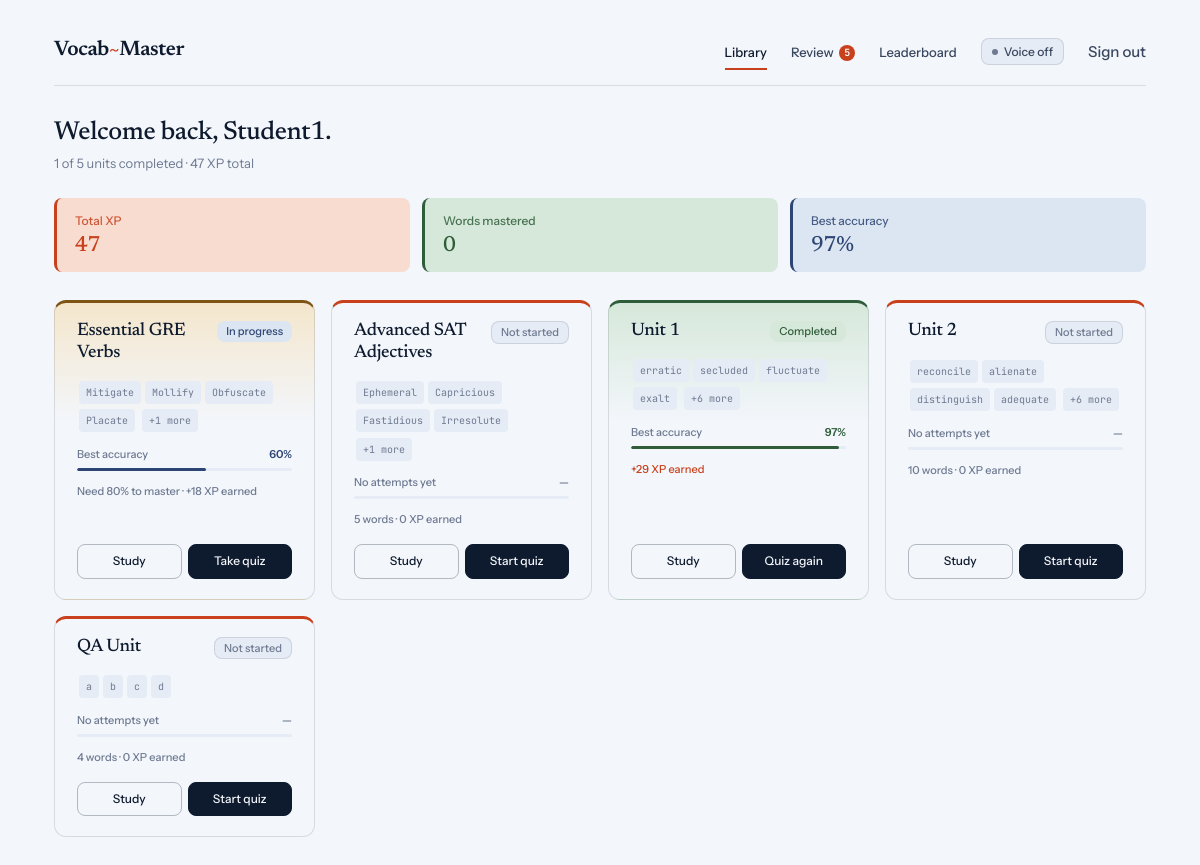
Page /learn/ (signed in) on the committed database.
### vocab/models.py (models this page shows, shortened)
class Profile(models.Model):
    user = models.OneToOneField(User, on_delete=models.CASCADE)
    total_score = models.IntegerField(default=0)
    words_mastered = models.IntegerField(default=0)

class UnitProgress(models.Model):
    user = models.ForeignKey(User, on_delete=models.CASCADE)
    unit = models.ForeignKey(Unit, on_delete=models.CASCADE)
    is_completed = models.BooleanField(default=False)
    accuracy = models.FloatField(default=0.0)
    class Meta:
        unique_together = ('user', 'unit')

class Unit(models.Model):
    title = models.CharField(max_length=150)
    slug = models.SlugField(unique=True, blank=True)

class Flashcard(models.Model):
    unit = models.ForeignKey(Unit, on_delete=models.CASCADE, related_name='flashcards', null=True, blank=True)
    word = models.CharField(max_length=100)
    definition = models.TextField()
    part_of_speech = models.CharField(max_length=40, blank=True)
    ipa = models.CharField(max_length=120, blank=True, verbose_name='IPA pronunciation')
    example = models.TextField(blank=True, verbose_name='Example sentence')

### vocab/views.py (the view)
# urls.py: path('learn/', views.unit_hub, name='unit_hub'),
@login_required(login_url='login')
def unit_hub(request):
    units = list(Unit.objects.prefetch_related('flashcards').all())
    progress_by_unit = {
        p.unit_id: p
        for p in UnitProgress.objects.filter(user=request.user)
    }
    units_with_progress = []
    completed_count = 0
    best_accuracy = 0.0
    for u in units:
        p = progress_by_unit.get(u.id)
        if p and p.is_completed:
            completed_count += 1
        if p and p.accuracy and p.accuracy > best_accuracy:
            best_accuracy = p.accuracy
        flashcards = list(u.flashcards.all())
        accuracy = (p.accuracy if p else 0.0) or 0.0
        xp_earned = int(round(XP_PER_UNIT * (accuracy / 100)))
        units_with_progress.append({
            'unit': u,
            'progress': p,
            'preview_words': [f.word for f in flashcards[:4]],
            'extra_words': max(0, len(flashcards) - 4),
            'total_words': len(flashcards),
            'xp_earned': xp_earned,
        })
    profile = _get_or_create_profile(request.user)
    total_units = len(units)
    completion_pct = int((completed_count / total_units) * 100) if total_units else 0
    return render(request, 'vocab/quiz_hub.html', {
        'units_with_progress': units_with_progress,
        'profile': profile,
        'completed_count': completed_count,
        'total_units': total_units,
        'completion_pct': completion_pct,
        'best_accuracy': best_accuracy,
    })

### vocab/context_processors.py (called while the page is built)
def due_review_count(request):
    if not request.user.is_authenticated:
        return {}
    count = FlashcardReview.objects.filter(
        user=request.user,
        next_review__lte=timezone.now().date(),
    ).count()
    return {'due_review_count': count}

### vocab/views.py (called while the page is built)
def _get_or_create_profile(user):
    profile, _ = Profile.objects.get_or_create(user=user)
    return profile

### vocab/templates/vocab/quiz_hub.html (shortened to what this page needs)
{% extends "vocab/base.html" %}
{% block content %}
<section class="hub-greet reveal">
    <h1 class="greet-h">Welcome back, {{ user.username }}.</h1>
    <p class="greet-sub">{{ completed_count }} of {{ total_units }} units completed &middot; {{ profile.total_score }} XP total</p>
</section>
<div class="stats-grid reveal d2">
    <div class="stat tint-accent">
        <span class="stat-label">Total XP</span>
        <span class="stat-value xp">{{ profile.total_score }}</span>
    </div>
    <div class="stat tint-success">
        <span class="stat-label">Words mastered</span>
        <span class="stat-value success">{{ profile.words_mastered }}</span>
    </div>
    <div class="stat tint-info">
        <span class="stat-label">Best accuracy</span>
        <span class="stat-value info">{% if best_accuracy %}{{ best_accuracy|floatformat:0 }}%{% else %}—{% endif %}</span>
    </div>
</div>
<div class="unit-grid reveal d3">
    {% for entry in units_with_progress %}
    <article class="unit-card {% if entry.progress and entry.progress.is_completed %}is-completed{% elif entry.progress %}is-progress{% else %}is-new{% endif %}">
        <header class="uc-head">
            <a href="{% url 'unit_detail' entry.unit.slug %}" class="uc-title-link"><h3 class="uc-title">{{ entry.unit.title }}</h3></a>
            {% if entry.progress and entry.progress.is_completed %}
                <span class="badge badge-success">Completed</span>
            {% elif entry.progress %}
                <span class="badge badge-info">In progress</span>
            {% else %}
                <span class="badge badge-neutral">Not started</span>
            {% endif %}
        </header>
        <div class="uc-words">
            {% for w in entry.preview_words %}<span class="word-tag">{{ w }}</span>{% endfor %}
            {% if entry.extra_words %}<span class="word-tag">+{{ entry.extra_words }} more</span>{% endif %}
        </div>
        <div class="uc-prog">
            <div class="uc-prog-row">
                <span class="prog-label">{% if entry.progress %}Best accuracy{% else %}No attempts yet{% endif %}</span>
                <span class="prog-value {% if entry.progress.is_completed %}t-success{% elif entry.progress %}t-info{% else %}t-tertiary{% endif %}">
                    {% if entry.progress %}{{ entry.progress.accuracy|floatformat:0 }}%{% else %}—{% endif %}
                </span>
            </div>
            <div class="ptrack">
                {% if entry.progress %}
                    <div class="pfill {% if entry.progress.is_completed %}pfill-success{% else %}pfill-info{% endif %}" style="width: {{ entry.progress.accuracy }}%;"></div>
                {% endif %}
            </div>
        </div>
        <p class="uc-meta">
            {% if entry.progress and entry.progress.is_completed %}
                <span class="t-warning">+{{ entry.xp_earned }} XP earned</span>
            {% elif entry.progress %}
                Need 80% to master &middot; +{{ entry.xp_earned }} XP earned
            {% else %}
                {{ entry.total_words }} words &middot; 0 XP earned
            {% endif %}
        </p>
        <div class="uc-actions">
            <a href="{% url 'flashcards' entry.unit.slug %}" class="bs">Study</a>
            <a href="{% url 'quiz_detail' entry.unit.slug %}" class="bs bsp">{% if entry.progress and entry.progress.is_completed %}Quiz again{% elif entry.progress %}Take quiz{% else %}Start quiz{% endif %}</a>
        </div>
    </article>
    {% empty %}
    <p class="empty">No units have been added yet.</p>
    {% endfor %}
</div>
{% endblock %}

### vocab/templates/vocab/base.html (style rules this page uses)
:root { --bg: #F3F6FB; --bg-2: #E6ECF5; --bg-3: #D3DCEA; --t-primary: #0E1A2D; --t-secondary: #38465E; --t-tertiary: #6E7A91; --b-primary: #0E1A2D; --b-secondary: rgba(14, 26, 45, 0.28); --b-tertiary: rgba(14, 26, 45, 0.12); --accent: #C8401C; --accent-soft: #F8DCD0; --s-success-bg: #D6E8DA; --s-success-fg: #2F5D3A; --s-success-bd: #B5CFB9; --s-info-bg: #DCE6F2; --s-info-fg: #2D4574; --s-info-bd: #B7C5DD; --s-warning-bg: #F4E6CC; --s-warning-fg: #7E5414; --s-warning-bd: #E1C893; --s-danger-bg: #F1D9D9; --s-danger-fg: #8B1E2D; --s-danger-bd: #E0B5B5; --serif: 'Newsreader', 'Times New Roman', serif; --sans: 'Instrument Sans', system-ui, sans-serif; --mono: 'JetBrains Mono', ui-monospace, monospace; --r-sm: 5px; --r-md: 8px; --r-lg: 12px; }
*, *::before, *::after { box-sizing: border-box; }
html, body { margin: 0; padding: 0; }
body { background: var(--bg); color: var(--t-primary); font-family: var(--sans); font-size: 15px; line-height: 1.55; min-height: 100vh; -webkit-font-smoothing: antialiased; }
a { color: inherit; text-decoration: none; }
h1, h2, h3, h4 { font-family: var(--serif); font-weight: 500; letter-spacing: -0.02em; line-height: 1.1; margin: 0; }
p { margin: 0 0 1em; }
.stat { background: var(--bg-2); border-radius: var(--r-md); padding: 14px 18px; display: flex; flex-direction: column; gap: 4px; border-left: 3px solid transparent; }
.stat.tint-accent { background: var(--accent-soft); border-left-color: var(--accent); }
.stat.tint-success { background: var(--s-success-bg); border-left-color: var(--s-success-fg); }
.stat.tint-info { background: var(--s-info-bg); border-left-color: var(--s-info-fg); }
.stat-label { font-size: 12px; color: var(--t-tertiary); font-weight: 500; }
.stat.tint-accent .stat-label { color: var(--accent); opacity: 0.85; }
.stat.tint-success .stat-label { color: var(--s-success-fg); opacity: 0.85; }
.stat.tint-info .stat-label { color: var(--s-info-fg); opacity: 0.85; }
.stat-value { font-size: 22px; font-weight: 500; line-height: 1.1; color: var(--t-primary); font-family: var(--serif); letter-spacing: -0.015em; }
.stat-value.xp { color: var(--accent); }
.stat-value.success { color: var(--s-success-fg); }
.stat-value.info { color: var(--s-info-fg); }
.badge { display: inline-flex; align-items: center; font-size: 11px; font-weight: 500; padding: 2px 9px; border-radius: var(--r-md); white-space: nowrap; line-height: 1.5; }
.badge-success { background: var(--s-success-bg); color: var(--s-success-fg); }
.badge-info { background: var(--s-info-bg); color: var(--s-info-fg); }
.badge-neutral { background: var(--bg-2); color: var(--t-tertiary); border: 0.5px solid var(--b-tertiary); }
.word-tag { display: inline-block; margin: 1px 2px; font-family: var(--mono); font-size: 10px; color: var(--t-tertiary); background: var(--bg-2); padding: 2px 7px; border-radius: 4px; }
.ptrack { height: 3px; background: var(--bg-2); border-radius: 4px; overflow: hidden; }
.pfill { height: 100%; border-radius: 4px; transition: width 0.3s; }
.pfill-success { background: var(--s-success-fg); }
.pfill-info { background: var(--s-info-fg); }
.t-success { color: var(--s-success-fg); }
.t-info { color: var(--s-info-fg); }
.t-warning { color: var(--accent); }
.t-tertiary { color: var(--t-tertiary); }
.reveal { animation: rise 0.5s cubic-bezier(0.2, 0.7, 0.2, 1) both; }
.reveal.d2 { animation-delay: 0.06s; }
.reveal.d3 { animation-delay: 0.12s; }

### rows in the picture
Profile: total_score "47", words_mastered "0"
UnitProgress: accuracy "97"
Unit: unit "Essential GRE Verbs", shows "In progress", extra_words "1", shows "Best accuracy", progress.accuracy "60", xp_earned "18", shows "Take quiz"
Flashcard: preview_words "Mitigate"
Flashcard: preview_words "Mollify"
Flashcard: preview_words "Obfuscate"
Flashcard: preview_words "Placate"
Unit: unit "Advanced SAT Adjectives", shows "Not started", extra_words "1", shows "No attempts yet", total_words "5", shows "Start quiz"
Flashcard: preview_words "Ephemeral"
Flashcard: preview_words "Capricious"
Flashcard: preview_words "Fastidious"
Flashcard: preview_words "Irresolute"
Unit: unit "Unit 1", shows "Completed", extra_words "6", shows "Best accuracy", progress.accuracy "97", xp_earned "29", shows "Quiz again"
Flashcard: preview_words "erratic"
Flashcard: preview_words "secluded"
Flashcard: preview_words "fluctuate"
Flashcard: preview_words "exalt"
Unit: unit "Unit 2", shows "Not started", extra_words "6", shows "No attempts yet", total_words "10", shows "Start quiz"
Flashcard: preview_words "reconcile"
Flashcard: preview_words "alienate"
Flashcard: preview_words "distinguish"
Flashcard: preview_words "adequate"
Unit: unit "QA Unit", shows "Not started", preview_words "a" "b" "c" "d", shows "No attempts yet", total_words "4", shows "Start quiz"

### other values in the picture
{{ due_review_count }} "5"
{{ user.username }} "Student1"
{{ completed_count }} "1"
{{ total_units }} "5"
